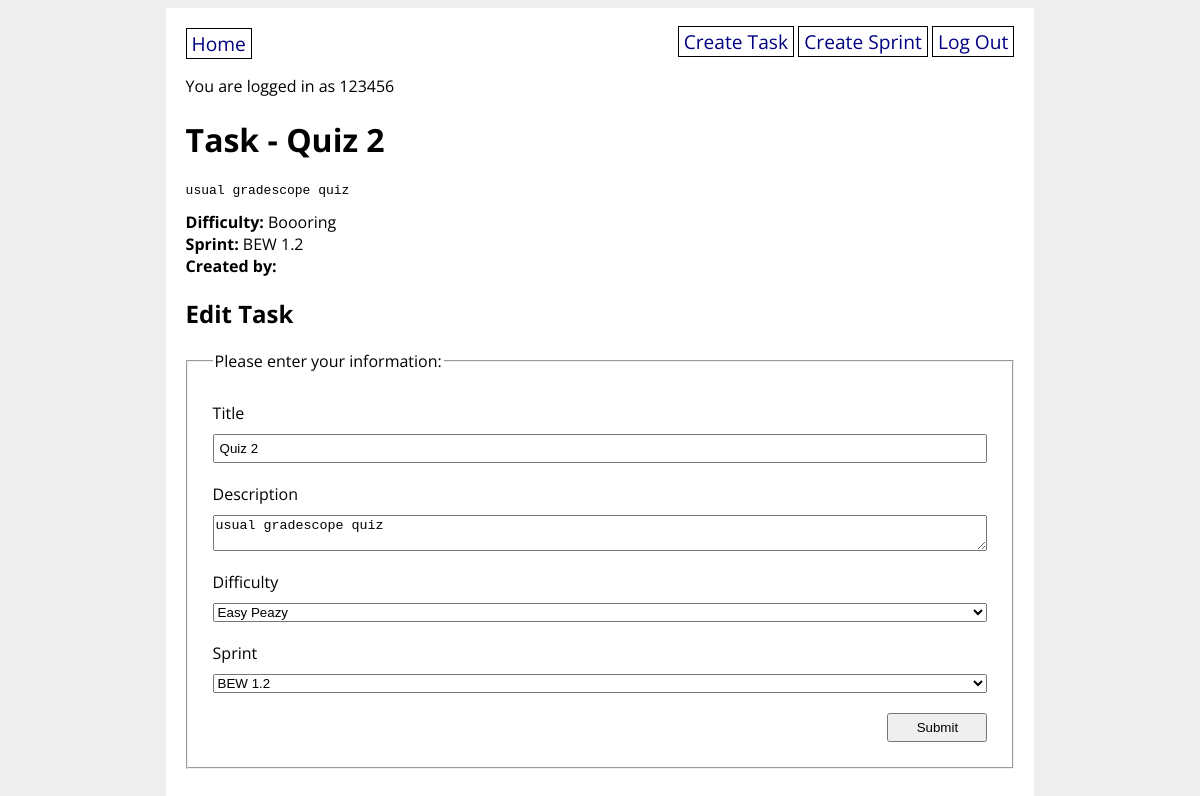
/task/4 (signed in), run on the app's committed database.
### final_app/models.py (models this page shows)
class User(UserMixin, db.Model):
    id = db.Column(db.Integer, primary_key=True)
    username = db.Column(db.String(20), nullable=False, unique=True)
    password = db.Column(db.String(200), nullable=False)

class Task(db.Model):
    id = db.Column(db.Integer, primary_key=True)
    title = db.Column(db.String(40), nullable=False)
    description = db.Column(db.String(400))
    difficulty = db.Column(
        db.Enum(TaskDifficulty), default=TaskDifficulty.MEDIUM
    )
    sprint_id = db.Column(
        db.Integer, db.ForeignKey("sprint.id"), nullable=False
    )
    sprint = db.relationship("Sprint", back_populates="tasks")
    created_by_id = db.Column(db.Integer, db.ForeignKey("user.id"))
    created_by = db.relationship("User")

class Sprint(db.Model):
    id = db.Column(db.Integer, primary_key=True)
    name = db.Column(db.String(40), nullable=False)
    tasks = db.relationship("Task", back_populates="sprint")
    created_by_id = db.Column(db.Integer, db.ForeignKey("user.id"))
    created_by = db.relationship("User")
    def __repr__(self):
        return self.name

### final_app/main/routes.py (the view, shortened to what this page needs)
@main.route("/task/<task_id>", methods=["GET", "POST"])
@login_required
def task_detail(task_id):
    task = Task.query.get(task_id)
    form = TaskForm(obj=task)
    return render_template("task_detail.html", task=task, form=form)

### final_app/main/forms.py
class TaskForm(FlaskForm):
    title = StringField(
        label="Title", validators=[DataRequired(), Length(min=3, max=20)]
    )
    description = TextAreaField(
        label="Description", validators=[Length(max=400)]
    )
    difficulty = SelectField(
        "Difficulty", validators=[DataRequired()], choices=TaskDifficulty.choices()
    )
    sprint = QuerySelectField(
        "Sprint", validators=[DataRequired()], query_factory=lambda: Sprint.query
    )
    submit = SubmitField("Submit")

### final_app/__init__.py (called while the page is built)
@login_manager.user_loader
def load_user(user_id):
    return User.query.get(user_id)

### final_app/utils.py (called while the page is built)
    def __str__(self):
        return str(self.value)

### final_app/templates/task_detail.html (shortened to what this page needs)
{% extends 'base.html' %}
{% block content %}
<h1>Task - {{ task.title }}</h1>
<pre>{{ task.description }}</pre>
<strong>Difficulty:</strong> {{ task.difficulty }} <br>
<strong>Sprint:</strong> {{ task.sprint.name }} <br>
<strong>Created by:</strong> {{ task.created_by.username }} <br>
<h2>Edit Task</h2>
<form method="POST" action="{{ url_for('main.task_detail', task_id=task.id) }}">
  <fieldset>
    <legend>Please enter your information:</legend>
    {{ form.title.label }}
    {{ form.title }}
    {{ form.description.label }}
    {{ form.description }}
    {{ form.difficulty.label }}
    {{ form.difficulty }}
    {{ form.sprint.label }}
    {{ form.sprint }}
    {{ form.submit }}
  </fieldset>
</form>
{% endblock %}

### final_app/templates/base.html (shortened to what this page needs)
<!DOCTYPE html>
<html>
<head>
  <link rel="stylesheet" href="/static/style.css">
</head>
<body>
  <div id="content">
    <nav>
      <a href="/">Home</a>
      <div>
        {% if current_user.is_authenticated %}
        <a href="/create_task">Create Task</a>
        <a href="/create_sprint">Create Sprint</a>
        <a href="/logout">Log Out</a>
        {% else %}
        <a href="/signup">Sign Up</a>
        <a href="/login">Log In</a>
        {% endif %}
      </div>
    </nav>
    {% if current_user.is_authenticated %}
    <p>You are logged in as {{ current_user.username }}</p>
    {% endif %}
    {% block content %}{% endblock %}
  </div>
</body>
</html>

### final_app/static/style.css (style rules this page uses)
body { display: flex; flex-direction: column; align-items: center; background-color: #eee; font-family: "Open Sans", sans-serif; }
#content { width: 70%; background-color: white; padding: 20px; }
nav { width: 100%; display: flex; flex-direction: row; justify-content: space-between; }
nav a { color: navy; text-decoration: none; border: 1px solid black; padding: 1px 5px; font-size: 1.2em; }
fieldset { display: flex; flex-direction: column; margin: 20px 0; padding: 20px; }
fieldset * { margin: 5px; }
fieldset input { padding: 5px; }
input[type="submit"] { width: 100px; align-self: flex-end; }

### data on the page
User: username "123456"
Task: title "Quiz 2", description "usual gradescope quiz", difficulty "Boooring", difficulty "Easy Peazy", sprint "BEW 1.2"
Sprint: sprint.name "BEW 1.2"
